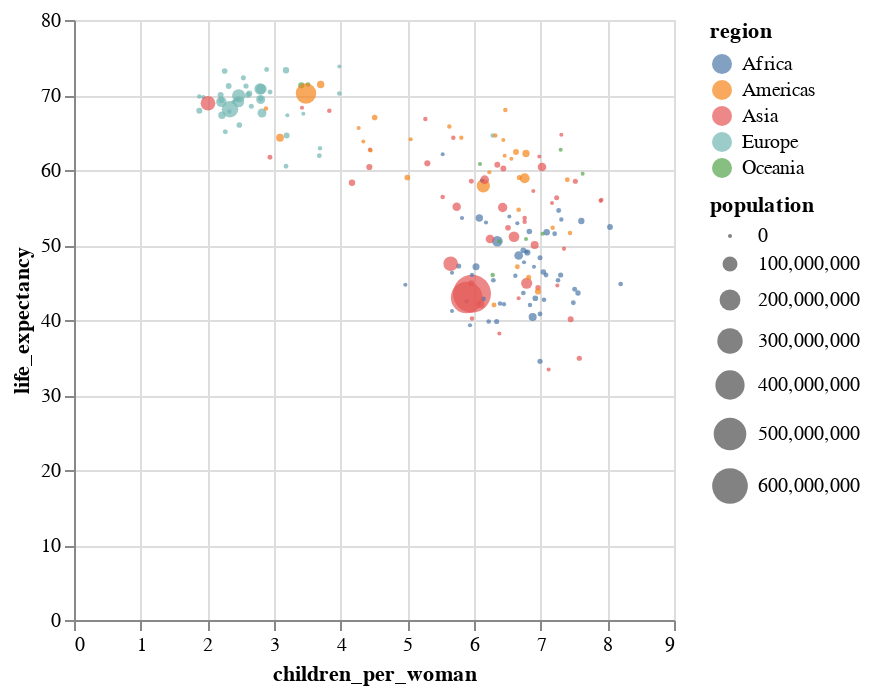

The cell this chart's notebook holds for it:
### Code cell
# YOUR PYTHON ANSWER GOES HERE
import pandas as pd

gm_data = pd.read_csv("https://raw.githubusercontent.com/UofTCoders/workshops-dc-py/master/data/processed/world-data-gapminder.csv",
                      parse_dates=["year"])
gm_data.head()
gm_data_1962 = gm_data[gm_data["year"].dt.year == 1962]

alt.Chart(gm_data_1962).mark_circle().encode(
    x="children_per_woman",
    y="life_expectancy",
    color="region",
    size="population")

### Figure 1 — Vega specification as saved in the notebook (floating-point values rounded to 4 significant figures; data arrays with more than 128 entries replaced by an {"elided": "..."} marker saying what was removed)
{"$schema": "https://vega.github.io/schema/vega/v6.json", "data": [{"name": "source_0", "values": {"elided": "178 records"}}, {"name": "source_0_x_domain_children_per_woman", "values": [{"min": 1.88, "max": 8.2}]}, {"name": "source_0_y_domain_life_expectancy", "values": [{"min": 33.4, "max": 73.8}]}, {"name": "source_0_color_domain_region", "values": [{"region": "Asia"}, {"region": "Europe"}, {"region": "Africa"}, {"region": "Americas"}, {"region": "Oceania"}]}, {"name": "source_0_size_domain_population", "values": [{"min": 43300, "max": 680000000}]}], "marks": [{"type": "symbol", "name": "marks", "from": {"data": "source_0"}, "encode": {"update": {"opacity": {"value": 0.7}, "x": {"field": "children_per_woman", "scale": "x"}, "fill": {"field": "region", "scale": "color"}, "y": {"field": "life_expectancy", "scale": "y"}, "shape": {"value": "circle"}, "size": {"field": "population", "scale": "size"}}}, "style": ["circle"]}], "scales": [{"name": "x", "type": "linear", "domain": [{"signal": "(data(\"source_0_x_domain_children_per_woman\")[0] || {}).min"}, {"signal": "(data(\"source_0_x_domain_children_per_woman\")[0] || {}).max"}], "range": [0, {"signal": "width"}], "zero": true, "nice": true}, {"name": "y", "type": "linear", "domain": [{"signal": "(data(\"source_0_y_domain_life_expectancy\")[0] || {}).min"}, {"signal": "(data(\"source_0_y_domain_life_expectancy\")[0] || {}).max"}], "range": [{"signal": "height"}, 0], "nice": true, "zero": true}, {"name": "color", "type": "ordinal", "domain": {"data": "source_0_color_domain_region", "field": "region", "sort": true}, "range": "category"}, {"name": "size", "type": "linear", "domain": [{"signal": "(data(\"source_0_size_domain_population\")[0] || {}).min"}, {"signal": "(data(\"source_0_size_domain_population\")[0] || {}).max"}], "range": [4, 361], "zero": true}], "axes": [{"scale": "x", "maxExtent": 0, "zindex": 0, "minExtent": 0, "grid": true, "domain": false, "orient": "bottom", "ticks": false, "gridScale": "y", "labels": false, "aria": false, "tickCount": {"signal": "ceil(width/40)"}}, {"scale": "y", "aria": false, "gridScale": "x", "tickCount": {"signal": "ceil(height/40)"}, "minExtent": 0, "zindex": 0, "domain": false, "orient": "left", "labels": false, "maxExtent": 0, "ticks": false, "grid": true}, {"scale": "x", "tickCount": {"signal": "ceil(width/40)"}, "labelOverlap": true, "labelFlush": true, "title": "children_per_woman", "zindex": 0, "orient": "bottom", "grid": false}, {"scale": "y", "orient": "left", "grid": false, "tickCount": {"signal": "ceil(height/40)"}, "title": "life_expectancy", "labelOverlap": true, "zindex": 0}], "legends": [{"fill": "color", "symbolType": "circle", "title": "region", "encode": {"symbols": {"update": {"opacity": {"value": 0.7}}}}}, {"size": "size", "symbolType": "circle", "title": "population", "encode": {"symbols": {"update": {"fill": {"value": "black"}, "fillOpacity": {"value": 0.7}, "opacity": {"value": 0.7}, "stroke": {"value": "transparent"}}}}}], "padding": 5, "width": 300, "height": 300, "style": "cell", "background": "white"}
